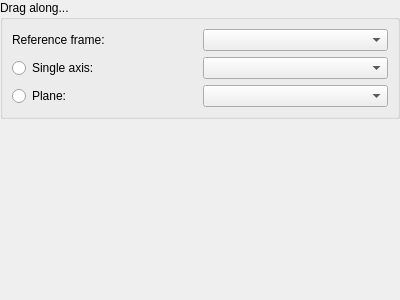
<?xml version="1.0" encoding="UTF-8"?>
<ui version="4.0">
 <class>WorldeditToolOptionsMoveSelectionByDrag</class>
 <widget class="QWidget" name="WorldeditToolOptionsMoveSelectionByDrag">
  <property name="geometry">
   <rect>
    <x>0</x>
    <y>0</y>
    <width>400</width>
    <height>300</height>
   </rect>
  </property>
  <property name="windowTitle">
   <string>Form</string>
  </property>
  <layout class="QGridLayout" name="gridLayout_2">
   <property name="leftMargin">
    <number>0</number>
   </property>
   <property name="topMargin">
    <number>0</number>
   </property>
   <property name="rightMargin">
    <number>0</number>
   </property>
   <property name="bottomMargin">
    <number>0</number>
   </property>
   <item row="0" column="0">
    <widget class="QGroupBox" name="groupbox">
     <property name="title">
      <string>Drag along...</string>
     </property>
     <layout class="QGridLayout" name="gridLayout">
      <item row="0" column="0">
       <widget class="QLabel" name="label">
        <property name="text">
         <string>Reference frame:</string>
        </property>
       </widget>
      </item>
      <item row="0" column="1">
       <widget class="QComboBox" name="frame"/>
      </item>
      <item row="1" column="0">
       <widget class="QRadioButton" name="useAxis">
        <property name="text">
         <string>Single axis:</string>
        </property>
       </widget>
      </item>
      <item row="1" column="1">
       <widget class="QComboBox" name="axis"/>
      </item>
      <item row="2" column="0">
       <widget class="QRadioButton" name="usePlane">
        <property name="text">
         <string>Plane:</string>
        </property>
       </widget>
      </item>
      <item row="2" column="1">
       <widget class="QComboBox" name="plane"/>
      </item>
     </layout>
    </widget>
   </item>
   <item row="1" column="0">
    <spacer name="verticalSpacer">
     <property name="orientation">
      <enum>Qt::Vertical</enum>
     </property>
     <property name="sizeHint" stdset="0">
      <size>
       <width>8</width>
       <height>186</height>
      </size>
     </property>
    </spacer>
   </item>
  </layout>
 </widget>
 <resources/>
 <connections/>
</ui>
